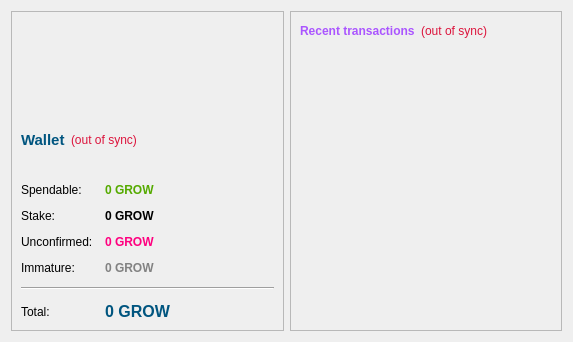
<?xml version="1.0" encoding="UTF-8"?>
<ui version="4.0">
 <class>OverviewPage</class>
 <widget class="QWidget" name="OverviewPage">
  <property name="geometry">
   <rect>
    <x>0</x>
    <y>0</y>
    <width>573</width>
    <height>342</height>
   </rect>
  </property>
  <property name="windowTitle">
   <string>Form</string>
  </property>
  <property name="autoFillBackground">
   <bool>false</bool>
  </property>
  <property name="styleSheet">
   <string notr="true"/>
  </property>
  <layout class="QHBoxLayout" name="horizontalLayout" stretch="1,1">
   <item>
    <layout class="QVBoxLayout" name="verticalLayout_2">
     <item>
      <widget class="QFrame" name="frame">
       <property name="frameShape">
        <enum>QFrame::StyledPanel</enum>
       </property>
       <property name="frameShadow">
        <enum>QFrame::Raised</enum>
       </property>
       <layout class="QVBoxLayout" name="verticalLayout_4">
        <item>
         <widget class="QLabel" name="label_2">
          <property name="minimumSize">
           <size>
            <width>230</width>
            <height>75</height>
           </size>
          </property>
          <property name="styleSheet">
           <string notr="true">image: url(:/images/res/images/logo.png);</string>
          </property>
          <property name="text">
           <string/>
          </property>
         </widget>
        </item>
        <item>
         <layout class="QHBoxLayout" name="horizontalLayout_4">
          <item>
           <widget class="QLabel" name="label_5">
            <property name="font">
             <font>
              <pointsize>11</pointsize>
              <weight>75</weight>
              <bold>true</bold>
             </font>
            </property>
            <property name="styleSheet">
             <string notr="true">color: rgb(0, 85, 127);</string>
            </property>
            <property name="text">
             <string>Wallet</string>
            </property>
           </widget>
          </item>
          <item>
           <widget class="QLabel" name="labelWalletStatus">
            <property name="toolTip">
             <string>The displayed information may be out of date. Your wallet automatically synchronizes with the grow network after a connection is established, but this process has not completed yet.</string>
            </property>
            <property name="styleSheet">
             <string notr="true">QLabel { color: #DC143C; }</string>
            </property>
            <property name="text">
             <string notr="true">(out of sync)</string>
            </property>
            <property name="alignment">
             <set>Qt::AlignLeading|Qt::AlignLeft|Qt::AlignVCenter</set>
            </property>
           </widget>
          </item>
          <item>
           <spacer name="horizontalSpacer_2">
            <property name="orientation">
             <enum>Qt::Horizontal</enum>
            </property>
            <property name="sizeHint" stdset="0">
             <size>
              <width>40</width>
              <height>20</height>
             </size>
            </property>
           </spacer>
          </item>
         </layout>
        </item>
        <item>
         <layout class="QFormLayout" name="formLayout_2">
          <property name="fieldGrowthPolicy">
           <enum>QFormLayout::AllNonFixedFieldsGrow</enum>
          </property>
          <property name="horizontalSpacing">
           <number>12</number>
          </property>
          <property name="verticalSpacing">
           <number>12</number>
          </property>
          <item row="0" column="0">
           <widget class="QLabel" name="label">
            <property name="text">
             <string>Spendable:</string>
            </property>
           </widget>
          </item>
          <item row="0" column="1">
           <widget class="QLabel" name="labelBalance">
            <property name="font">
             <font>
              <weight>75</weight>
              <bold>true</bold>
             </font>
            </property>
            <property name="cursor">
             <cursorShape>IBeamCursor</cursorShape>
            </property>
            <property name="toolTip">
             <string>Your current spendable balance</string>
            </property>
            <property name="styleSheet">
             <string notr="true">color: rgb(85, 170, 0);</string>
            </property>
            <property name="text">
             <string notr="true">0 GROW</string>
            </property>
            <property name="textInteractionFlags">
             <set>Qt::LinksAccessibleByMouse|Qt::TextSelectableByKeyboard|Qt::TextSelectableByMouse</set>
            </property>
           </widget>
          </item>
          <item row="1" column="0">
           <widget class="QLabel" name="label_6">
            <property name="text">
             <string>Stake:</string>
            </property>
           </widget>
          </item>
          <item row="1" column="1">
           <widget class="QLabel" name="labelStake">
            <property name="font">
             <font>
              <weight>75</weight>
              <bold>true</bold>
             </font>
            </property>
            <property name="cursor">
             <cursorShape>IBeamCursor</cursorShape>
            </property>
            <property name="toolTip">
             <string>Total of coins that was staked, and do not yet count toward the current balance</string>
            </property>
            <property name="styleSheet">
             <string notr="true"/>
            </property>
            <property name="text">
             <string notr="true">0 GROW</string>
            </property>
            <property name="textInteractionFlags">
             <set>Qt::LinksAccessibleByMouse|Qt::TextSelectableByKeyboard|Qt::TextSelectableByMouse</set>
            </property>
           </widget>
          </item>
          <item row="2" column="0">
           <widget class="QLabel" name="label_3">
            <property name="text">
             <string>Unconfirmed:</string>
            </property>
           </widget>
          </item>
          <item row="2" column="1">
           <widget class="QLabel" name="labelUnconfirmed">
            <property name="font">
             <font>
              <weight>75</weight>
              <bold>true</bold>
             </font>
            </property>
            <property name="cursor">
             <cursorShape>IBeamCursor</cursorShape>
            </property>
            <property name="toolTip">
             <string>Total of transactions that have yet to be confirmed, and do not yet count toward the current balance</string>
            </property>
            <property name="styleSheet">
             <string notr="true">color: rgb(255, 0, 127);
</string>
            </property>
            <property name="text">
             <string notr="true">0 GROW</string>
            </property>
            <property name="textInteractionFlags">
             <set>Qt::LinksAccessibleByMouse|Qt::TextSelectableByKeyboard|Qt::TextSelectableByMouse</set>
            </property>
           </widget>
          </item>
          <item row="3" column="0">
           <widget class="QLabel" name="labelImmatureText">
            <property name="text">
             <string>Immature:</string>
            </property>
           </widget>
          </item>
          <item row="3" column="1">
           <widget class="QLabel" name="labelImmature">
            <property name="font">
             <font>
              <weight>75</weight>
              <bold>true</bold>
             </font>
            </property>
            <property name="toolTip">
             <string>Mined balance that has not yet matured</string>
            </property>
            <property name="styleSheet">
             <string notr="true">color: rgb(130, 130, 130);</string>
            </property>
            <property name="text">
             <string notr="true">0 GROW</string>
            </property>
            <property name="textInteractionFlags">
             <set>Qt::LinksAccessibleByMouse|Qt::TextSelectableByKeyboard|Qt::TextSelectableByMouse</set>
            </property>
           </widget>
          </item>
          <item row="4" column="0" colspan="2">
           <widget class="Line" name="line">
            <property name="orientation">
             <enum>Qt::Horizontal</enum>
            </property>
           </widget>
          </item>
          <item row="5" column="0">
           <widget class="QLabel" name="labelTotalText">
            <property name="text">
             <string>Total:</string>
            </property>
           </widget>
          </item>
          <item row="5" column="1">
           <widget class="QLabel" name="labelTotal">
            <property name="font">
             <font>
              <pointsize>12</pointsize>
              <weight>75</weight>
              <bold>true</bold>
              <stylestrategy>PreferAntialias</stylestrategy>
             </font>
            </property>
            <property name="cursor">
             <cursorShape>IBeamCursor</cursorShape>
            </property>
            <property name="toolTip">
             <string>Your current total balance</string>
            </property>
            <property name="styleSheet">
             <string notr="true">color: rgb(0, 85, 127);</string>
            </property>
            <property name="text">
             <string notr="true">0 GROW</string>
            </property>
            <property name="textInteractionFlags">
             <set>Qt::LinksAccessibleByMouse|Qt::TextSelectableByKeyboard|Qt::TextSelectableByMouse</set>
            </property>
           </widget>
          </item>
         </layout>
        </item>
       </layout>
      </widget>
     </item>
    </layout>
   </item>
   <item>
    <layout class="QVBoxLayout" name="verticalLayout_3">
     <item>
      <widget class="QFrame" name="frame_2">
       <property name="styleSheet">
        <string notr="true"/>
       </property>
       <property name="frameShape">
        <enum>QFrame::StyledPanel</enum>
       </property>
       <property name="frameShadow">
        <enum>QFrame::Raised</enum>
       </property>
       <layout class="QVBoxLayout" name="verticalLayout">
        <item>
         <layout class="QHBoxLayout" name="horizontalLayout_2">
          <item>
           <widget class="QLabel" name="label_4">
            <property name="styleSheet">
             <string notr="true">color: rgb(170, 85, 255);</string>
            </property>
            <property name="text">
             <string>&lt;b&gt;Recent transactions&lt;/b&gt;</string>
            </property>
           </widget>
          </item>
          <item>
           <widget class="QLabel" name="labelTransactionsStatus">
            <property name="toolTip">
             <string>The displayed information may be out of date. Your wallet automatically synchronizes with the grow network after a connection is established, but this process has not completed yet.</string>
            </property>
            <property name="styleSheet">
             <string notr="true">QLabel { color: #DC143C; }</string>
            </property>
            <property name="text">
             <string notr="true">(out of sync)</string>
            </property>
            <property name="alignment">
             <set>Qt::AlignRight|Qt::AlignTrailing|Qt::AlignVCenter</set>
            </property>
           </widget>
          </item>
          <item>
           <spacer name="horizontalSpacer">
            <property name="orientation">
             <enum>Qt::Horizontal</enum>
            </property>
            <property name="sizeHint" stdset="0">
             <size>
              <width>40</width>
              <height>20</height>
             </size>
            </property>
           </spacer>
          </item>
         </layout>
        </item>
        <item>
         <widget class="QListView" name="listTransactions">
          <property name="styleSheet">
           <string notr="true">QListView { background: transparent; }</string>
          </property>
          <property name="frameShape">
           <enum>QFrame::NoFrame</enum>
          </property>
          <property name="verticalScrollBarPolicy">
           <enum>Qt::ScrollBarAlwaysOff</enum>
          </property>
          <property name="horizontalScrollBarPolicy">
           <enum>Qt::ScrollBarAlwaysOff</enum>
          </property>
          <property name="selectionMode">
           <enum>QAbstractItemView::NoSelection</enum>
          </property>
         </widget>
        </item>
       </layout>
      </widget>
     </item>
    </layout>
   </item>
  </layout>
 </widget>
 <resources/>
 <connections/>
</ui>
